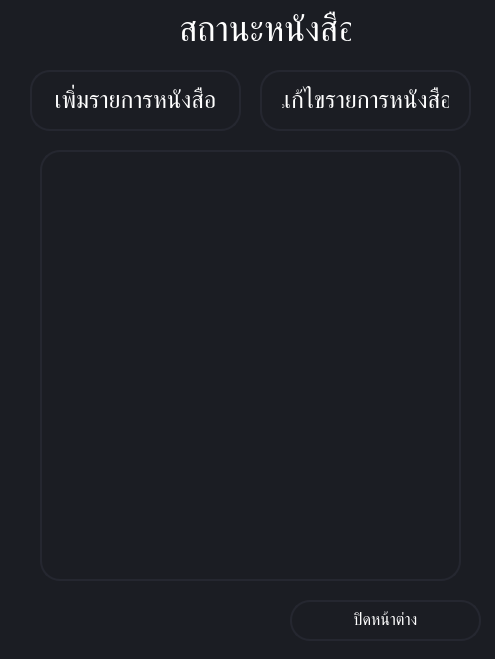
<?xml version="1.0" encoding="UTF-8"?>
<ui version="4.0">
 <class>uiHomePage</class>
 <widget class="QDialog" name="uiHomePage">
  <property name="geometry">
   <rect>
    <x>0</x>
    <y>0</y>
    <width>495</width>
    <height>659</height>
   </rect>
  </property>
  <property name="windowTitle">
   <string>Dialog</string>
  </property>
  <property name="autoFillBackground">
   <bool>false</bool>
  </property>
  <property name="styleSheet">
   <string notr="true">background-color: rgb(27, 29, 35);</string>
  </property>
  <widget class="QLabel" name="label">
   <property name="geometry">
    <rect>
     <x>150</x>
     <y>10</y>
     <width>221</width>
     <height>41</height>
    </rect>
   </property>
   <property name="font">
    <font>
     <family>Cloud Light</family>
     <pointsize>26</pointsize>
    </font>
   </property>
   <property name="styleSheet">
    <string notr="true">QLabel {
	color: #FFF;
	padding-left: 20px;
	padding-right: 20px;
}</string>
   </property>
   <property name="text">
    <string>สถานะหนังสือ</string>
   </property>
  </widget>
  <widget class="QPushButton" name="signoutButton">
   <property name="geometry">
    <rect>
     <x>290</x>
     <y>600</y>
     <width>191</width>
     <height>41</height>
    </rect>
   </property>
   <property name="font">
    <font>
     <family>Cloud Light</family>
     <pointsize>12</pointsize>
    </font>
   </property>
   <property name="styleSheet">
    <string notr="true">QPushButton {
	border: 2px solid rgb(37,39,48);
	border-radius: 20px;
	color: #FFF;
	padding-left: 20px;
	padding-right: 20px;
}
QPushButton:hover {
	border: 2px solid rgb(48, 50, 62);
}
QPushButton:hover:pressed
{
  border: 2px solid rgb(255, 73, 73);
}</string>
   </property>
   <property name="text">
    <string>ปิดหน้าต่าง</string>
   </property>
  </widget>
  <widget class="QListWidget" name="listWidget">
   <property name="geometry">
    <rect>
     <x>40</x>
     <y>150</y>
     <width>421</width>
     <height>431</height>
    </rect>
   </property>
   <property name="styleSheet">
    <string notr="true">QListWidget {
	border: 2px solid rgb(37,39,48);
	border-radius: 20px;
	color: #FFF;
	padding-left: 20px;
	padding-right: 20px;
}
QListWidget:hover {
	border: 2px solid rgb(48, 50, 62);
}
QListWidget:hover:pressed
{
  border: 2px solid rgb(255, 73, 73);
}</string>
   </property>
  </widget>
  <widget class="QPushButton" name="bookAdd">
   <property name="geometry">
    <rect>
     <x>30</x>
     <y>70</y>
     <width>211</width>
     <height>61</height>
    </rect>
   </property>
   <property name="font">
    <font>
     <family>Cloud Light</family>
     <pointsize>18</pointsize>
    </font>
   </property>
   <property name="styleSheet">
    <string notr="true">QPushButton {
	border: 2px solid rgb(37,39,48);
	border-radius: 20px;
	color: #FFF;
	padding-left: 20px;
	padding-right: 20px;
}
QPushButton:hover {
	border: 2px solid rgb(48, 50, 62);
}
QPushButton:hover:pressed
{
  border: 2px solid rgb(255, 73, 73);
}</string>
   </property>
   <property name="text">
    <string>เพิ่มรายการหนังสือ</string>
   </property>
  </widget>
  <widget class="QPushButton" name="bookEdit">
   <property name="geometry">
    <rect>
     <x>260</x>
     <y>70</y>
     <width>211</width>
     <height>61</height>
    </rect>
   </property>
   <property name="font">
    <font>
     <family>Cloud Light</family>
     <pointsize>18</pointsize>
    </font>
   </property>
   <property name="styleSheet">
    <string notr="true">QPushButton {
	border: 2px solid rgb(37,39,48);
	border-radius: 20px;
	color: #FFF;
	padding-left: 20px;
	padding-right: 20px;
}
QPushButton:hover {
	border: 2px solid rgb(48, 50, 62);
}
QPushButton:hover:pressed
{
  border: 2px solid rgb(255, 73, 73);
}</string>
   </property>
   <property name="text">
    <string>แก้ไขรายการหนังสือ</string>
   </property>
  </widget>
 </widget>
 <resources/>
 <connections/>
</ui>
